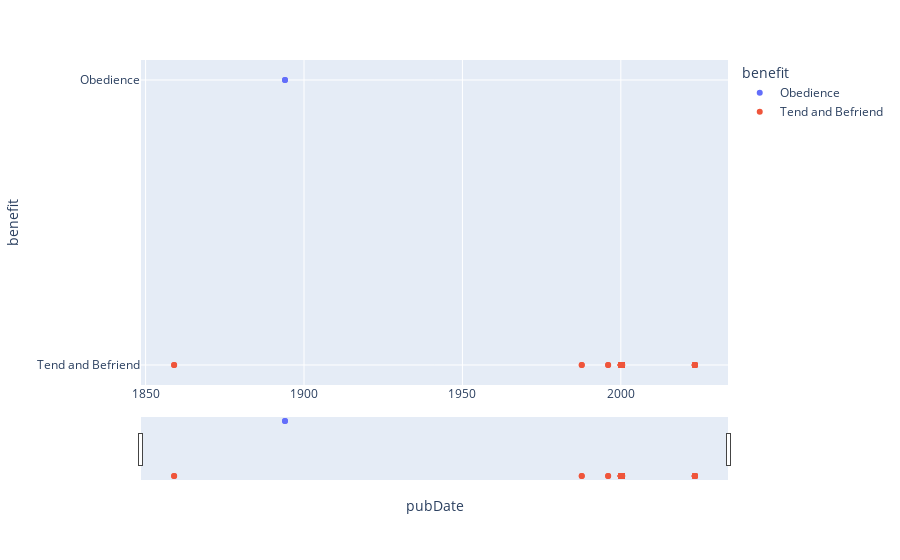

Source (notebook cell):
### Code cell
%%time

timeline_data = data[pd.notnull(data['pubDate'])]
# fig = px.timeline(data, x_start="pubDate", x_end="pubDate", y="occurrence_date",color="occurrence_type")

fig = px.scatter(timeline_data, x = 'pubDate', y = 'benefit', color='benefit')

# Add range slider
fig.update_layout(
    xaxis=dict(
        rangeslider=dict(
            visible=True
        ),
        type="date"
    )
)

### Figure 1 — Plotly figure (JSON) as saved in the notebook; plotly's stock layout.template omitted (floating-point values rounded to 4 significant figures)
{"data": [{"hovertemplate": "benefit=%{y}<br>pubDate=%{x}<extra></extra>", "legendgroup": "Obedience", "marker": {"color": "#636efa", "symbol": "circle"}, "mode": "markers", "name": "Obedience", "orientation": "v", "showlegend": true, "type": "scatter", "x": ["1894-01-01T00:00:00+00:00", "1894-01-01T00:00:00+00:00"], "xaxis": "x", "y": ["Obedience", "Obedience"], "yaxis": "y"}, {"hovertemplate": "benefit=%{y}<br>pubDate=%{x}<extra></extra>", "legendgroup": "Tend and Befriend", "marker": {"color": "#EF553B", "symbol": "circle"}, "mode": "markers", "name": "Tend and Befriend", "orientation": "v", "showlegend": true, "type": "scatter", "x": ["1987-09-01T00:00:00+00:00", "1987-09-01T00:00:00+00:00", "1859-01-01T00:00:00+00:00", "1859-01-01T00:00:00+00:00", "2000-01-01T00:00:00+00:00", "2000-05-19T00:00:00+00:00", "2000-01-01T00:00:00+00:00", "2000-05-05T00:00:00+00:00", "2000-05-19T00:00:00+00:00", "2000-05-25T00:00:00+00:00", "2023-05-19T00:00:00+00:00", "2000-01-01T00:00:00+00:00", "2000-05-05T00:00:00+00:00", "2000-05-19T00:00:00+00:00", "2023-05-19T00:00:00+00:00", "2000-05-05T00:00:00+00:00", "2000-05-19T00:00:00+00:00", "2000-05-25T00:00:00+00:00", "2023-05-19T00:00:00+00:00", "2000-05-25T00:00:00+00:00", "2000-05-19T00:00:00+00:00", "2000-05-05T00:00:00+00:00", "2000-05-25T00:00:00+00:00", "2000-05-25T00:00:00+00:00", "2000-01-01T00:00:00+00:00", "2000-05-05T00:00:00+00:00", "2000-05-25T00:00:00+00:00", "2000-05-19T00:00:00+00:00", "2000-01-01T00:00:00+00:00", "2023-05-19T00:00:00+00:00", "2000-05-19T00:00:00+00:00", "2000-01-01T00:00:00+00:00", "2000-05-19T00:00:00+00:00", "2023-05-19T00:00:00+00:00", "2000-05-05T00:00:00+00:00", "2000-01-01T00:00:00+00:00", "2000-05-25T00:00:00+00:00", "2023-05-19T00:00:00+00:00", "2000-01-01T00:00:00+00:00", "2000-05-05T00:00:00+00:00", "2000-05-25T00:00:00+00:00", "2000-05-19T00:00:00+00:00", "2023-05-19T00:00:00+00:00", "2000-05-05T00:00:00+00:00", "2000-01-01T00:00:00+00:00", "2000-05-25T00:00:00+00:00", "2023-05-19T00:00:00+00:00", "2000-05-19T00:00:00+00:00", "2023-05-19T00:00:00+00:00", "2000-05-25T00:00:00+00:00", "2000-01-01T00:00:00+00:00", "2000-01-01T00:00:00+00:00", "2000-05-25T00:00:00+00:00", "2000-05-05T00:00:00+00:00", "2000-05-19T00:00:00+00:00", "2000-01-01T00:00:00+00:00", "2023-05-19T00:00:00+00:00", "2000-05-19T00:00:00+00:00", "2023-05-19T00:00:00+00:00", "2000-05-05T00:00:00+00:00", "2000-05-19T00:00:00+00:00", "2023-05-19T00:00:00+00:00", "2000-05-05T00:00:00+00:00", "2000-01-01T00:00:00+00:00", "2000-05-25T00:00:00+00:00", "2000-05-05T00:00:00+00:00", "2000-05-25T00:00:00+00:00", "2023-05-19T00:00:00+00:00", "2000-05-05T00:00:00+00:00", "2000-01-01T00:00:00+00:00", "2000-05-25T00:00:00+00:00", "2000-05-05T00:00:00+00:00", "2023-05-19T00:00:00+00:00", "2000-05-19T00:00:00+00:00", "1996-01-01T00:00:00+00:00", "1996-01-01T00:00:00+00:00"], "xaxis": "x", "y": ["Tend and Befriend", "Tend and Befriend", "Tend and Befriend", "Tend and Befriend", "Tend and Befriend", "Tend and Befriend", "Tend and Befriend", "Tend and Befriend", "Tend and Befriend", "Tend and Befriend", "Tend and Befriend", "Tend and Befriend", "Tend and Befriend", "Tend and Befriend", "Tend and Befriend", "Tend and Befriend", "Tend and Befriend", "Tend and Befriend", "Tend and Befriend", "Tend and Befriend", "Tend and Befriend", "Tend and Befriend", "Tend and Befriend", "Tend and Befriend", "Tend and Befriend", "Tend and Befriend", "Tend and Befriend", "Tend and Befriend", "Tend and Befriend", "Tend and Befriend", "Tend and Befriend", "Tend and Befriend", "Tend and Befriend", "Tend and Befriend", "Tend and Befriend", "Tend and Befriend", "Tend and Befriend", "Tend and Befriend", "Tend and Befriend", "Tend and Befriend", "Tend and Befriend", "Tend and Befriend", "Tend and Befriend", "Tend and Befriend", "Tend and Befriend", "Tend and Befriend", "Tend and Befriend", "Tend and Befriend", "Tend and Befriend", "Tend and Befriend", "Tend and Befriend", "Tend and Befriend", "Tend and Befriend", "Tend and Befriend", "Tend and Befriend", "Tend and Befriend", "Tend and Befriend", "Tend and Befriend", "Tend and Befriend", "Tend and Befriend", "Tend and Befriend", "Tend and Befriend", "Tend and Befriend", "Tend and Befriend", "Tend and Befriend", "Tend and Befriend", "Tend and Befriend", "Tend and Befriend", "Tend and Befriend", "Tend and Befriend", "Tend and Befriend", "Tend and Befriend", "Tend and Befriend", "Tend and Befriend", "Tend and Befriend", "Tend and Befriend"], "yaxis": "y"}], "layout": {"legend": {"title": {"text": "benefit"}, "tracegroupgap": 0}, "margin": {"t": 60}, "xaxis": {"anchor": "y", "domain": [0, 1], "rangeslider": {"visible": true}, "title": {"text": "pubDate"}, "type": "date"}, "yaxis": {"anchor": "x", "categoryarray": ["Tend and Befriend", "Obedience"], "categoryorder": "array", "domain": [0, 1], "title": {"text": "benefit"}}}}
